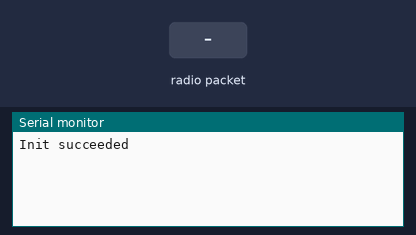
Bench run of a sketch on a simulated Arduino Uno, built with avr-gcc and run on an emulated ATmega328P. Shown: the last lines printed to the serial monitor. Inputs (shaded band) come from the test bench. No radio packets arrive unless stated.

Above: at 1.2 s.
1.3 s: radio packet "1" arrives
At 2.5 s:
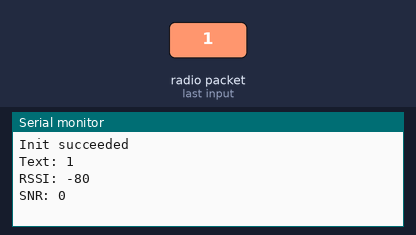
2.8 s: radio packet "0" arrives
At 3.8 s:
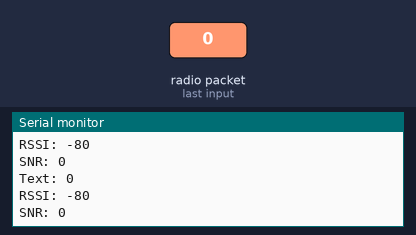
4.3 s: radio packet "2" arrives
At 4.9 s:
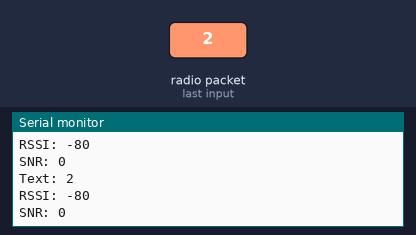

The sketch:

LoRaGPS_receiver.ino
```cpp
#include <SPI.h>
#include <RH_RF95.h>

RH_RF95 rf95;

struct _locData {
  unsigned short year;
  unsigned char month;
  unsigned char day;
  unsigned char hour;
  unsigned char minute;
  unsigned char second;
  unsigned char fixType;
  long lon;
  long lat;
  unsigned char numSV;
  unsigned long hAcc;
  long gSpeed;
  long heading;
};

void setup()
{
  Serial.begin(9600);
  while (!Serial) ; // Wait for serial port to be available
  if (!rf95.init())
    Serial.println("Init failed");
  else
    Serial.println("Init succeeded");
  // Defaults after init are 434.0MHz, 13dBm, Bw = 125 kHz, Cr = 4/5, Sf = 128chips/symbol, CRC on

    rf95.setFrequency(433.64);
    rf95.setModemConfig(RH_RF95::Bw125Cr48Sf4096);

  // The default transmitter power is 13dBm, using PA_BOOST.
  // If you are using RFM95/96/97/98 modules which uses the PA_BOOST transmitter pin, then
  // you can set transmitter powers from 5 to 23 dBm:
//  driver.setTxPower(23, false);
  // If you are using Modtronix inAir4 or inAir9,or any other module which uses the
  // transmitter RFO pins and not the PA_BOOST pins
  // then you can configure the power transmitter power for -1 to 14 dBm and with useRFO true.
  // Failure to do that will result in extremely low transmit powers.
//  driver.setTxPower(14, true);
}

void loop()
{
  if (rf95.available())
  {
    // Should be a message for us now
    uint8_t data[RH_RF95_MAX_MESSAGE_LEN];
    uint8_t len = sizeof(data);
    if (rf95.recv(data, &len))
    {
      if ( len == sizeof(_locData) ) {
        _locData* loc = (_locData*)data;
        char buf[64];
        sprintf(buf, "%d %d %d/%d/%d %d:%d:%d %ld %ld", loc->fixType, loc->numSV, loc->year, loc->month, loc->day, loc->hour, loc->minute, loc->second, loc->lat, loc->lon);
        Serial.println(buf);
      }
      else {
        Serial.print("Text: ");
        Serial.println((char*)data);
      }
      Serial.print("RSSI: ");
      Serial.println(rf95.lastRssi(), DEC);
      Serial.print("SNR: ");
      Serial.println(rf95.lastSNR(), DEC);
    }
    else
    {
      Serial.println("recv failed");
    }
  }
}
```

Measured:
- after the input at 1.3 s, the serial monitor: prints a new line at once (image 1)
- after the input at 2.8 s, the serial monitor: prints a new line at once (image 2)
- after the input at 4.3 s, the serial monitor: prints a new line at once (image 3)
